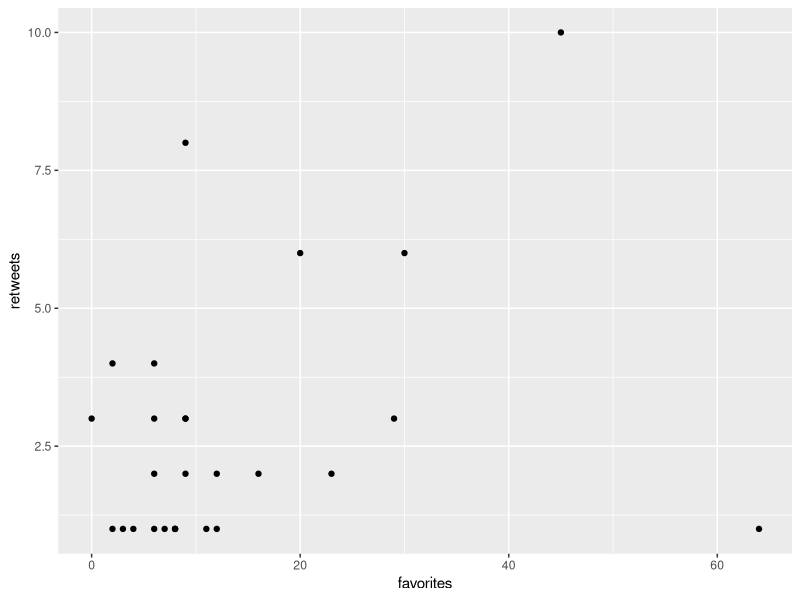

Recreate this plot in R.
#
# Erzeugen von Grafiken mit ggplot 
#

# Pakete laden 
library(tidyverse)
library(ggplot2)

# Daten einlesen 
twitter <- read_csv2("example-twitter.csv")

# Erstellen einer einfachen Grafik 
ggplot(twitter, aes(x=favorites, y=retweets)) + 
  geom_point()
